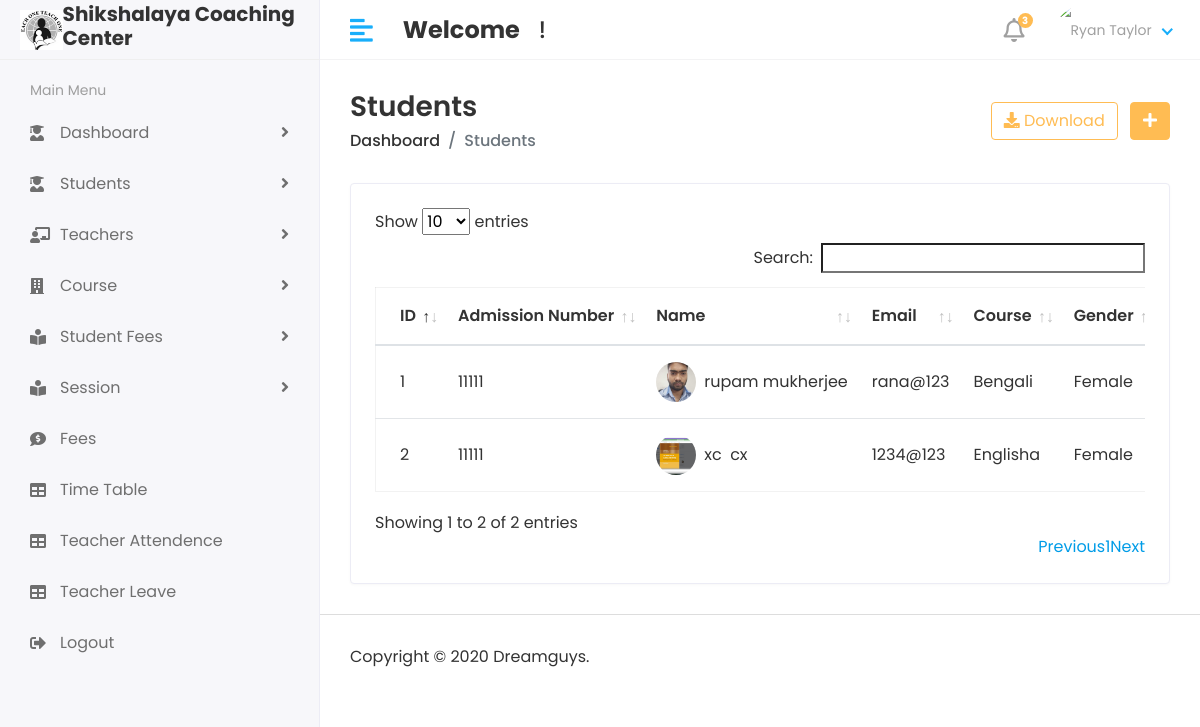
The page /Hod/Student/View on the database its author committed.
### shikshalaya_computer_app/models.py (models this page shows, shortened)
class Student(models.Model):
    admin = models.OneToOneField(CustomUser,on_delete=models.CASCADE)
    gender  = models.CharField(max_length=100)
    date_of_birth = models.CharField(max_length=100)
    Class = models.CharField(max_length=100)
    joining_date = models.CharField(max_length=100)
    mobile_number = models.IntegerField()
    admission_number = models.CharField(max_length=100)
    father_name = models.CharField(max_length=100)
    father_occupation = models.CharField(max_length=100)
    father_mobile = models.IntegerField()
    mother_name = models.CharField(max_length=100)
    mother_occupation = models.CharField(max_length=100)
    mother_mobile_number = models.IntegerField()
    present_address = models.TextField()
    perment_address = models.TextField()
    course_id = models.ForeignKey(Course,on_delete=models.DO_NOTHING)
    session_start = models.CharField(max_length=100)
    session_end =models.CharField(max_length=100)
    course_fees = models.IntegerField()
    created_at = models.DateTimeField(auto_now_add=True)
    updated_at = models.DateTimeField(auto_now=True)

class CustomUser(AbstractUser):
    USER = (
        (1,'HOD'),
        (2,'STAFF'),
        (3,'STUDENT')
    )
    user_type =  models.CharField(choices=USER,max_length=50,default=1)
    profile_pic = models.ImageField(upload_to='media/profile_pic')

class Course(models.Model):
    name = models.CharField(max_length=100)
    created_at = models.DateTimeField(auto_now_add=True)
    updated_at = models.DateTimeField(auto_now=True)

### student_management_system/Hod_views.py (the view)
# urls.py: path('Hod/Student/View',Hod_views.VIEW_STUDENT,name='view_student'),
def VIEW_STUDENT(request):
    student  = Student.objects.all()
    context = {
        'student':student
    }
    return render(request,'Hod/view_student.html',context)

### templates/Hod/view_student.html (shortened to what this page needs)
{% extends 'base.html' %}
{% block content %}
<div class="content container-fluid">
               <div class="page-header">
                  <div class="row align-items-center">
                     <div class="col">
                        <h3 class="page-title">Students</h3>
                        <ul class="breadcrumb">
                           <li class="breadcrumb-item"><a href="index.html">Dashboard</a></li>
                           <li class="breadcrumb-item active">Students</li>
                        </ul>
                     </div>
                     <div class="col-auto text-right float-right ml-auto">
                        <a href="#" class="btn btn-outline-primary mr-2"><i class="fas fa-download"></i> Download</a>
                        <a href="add-student.html" class="btn btn-primary"><i class="fas fa-plus"></i></a>
                     </div>
                  </div>
               </div>
               <div class="row">
                  <div class="col-sm-12">
                     <div class="card card-table">
                        <div class="card-body">
                           <div class="table-responsive">
                              <table  id="table_id" class="table table-hover table-center mb-0 ">
                                 <thead>
                                    <tr>
                                       <th>ID</th>
                                       <th>Admission Number</th>
                                       <th>Name</th>
                                       <th>Email</th>
                                       <th>Course</th>
                                       <th>Gender</th>
                                    </tr>
                                 </thead>
                                 <tbody>
                                 {% for i in student %}
                                    <tr>
                                       <td>{{i.id}}</td>
                                       <td>{{i.admission_number}}</td>
                                       <td>
                                          <h2 class="table-avatar">
                                             <a href="{% url 'detail_student' i.id %}" class="avatar avatar-sm mr-2"><img class="avatar-img rounded-circle" src="/{{i.admin.profile_pic}}" alt="User Image"></a>
                                             <a href="{% url 'detail_student' i.id %}">{{i.admin.first_name}}&nbsp;{{i.admin.last_name}}</a>
                                          </h2>
                                       </td>
                                       <td>{{i.admin.email}}</td>
                                       <td>{{i.course_id.name}}</td>
                                       <td>{{i.gender}}</td>
                                    </tr>
                                 {% endfor %}
                                 </tbody>
                              </table>
                           </div>
                        </div>
                     </div>
                  </div>
               </div>
            </div>
{% endblock %}

### templates/base.html (shortened to what this page needs)
<!DOCTYPE html>
<html lang="en">
{% load static %}
   <head>
      <link rel="stylesheet" href="{% static 'assets/plugins/bootstrap/css/bootstrap.min.css' %}">
      <link rel="stylesheet" href="{% static 'assets/plugins/fontawesome/css/fontawesome.min.css' %}">
      <link rel="stylesheet" href="{% static 'assets/plugins/fontawesome/css/all.min.css' %}">
      <link rel="stylesheet" href="{% static 'assets/css/style.css' %}">
       <link rel="stylesheet" href="{% static 'assets/plugins/datatables/datatables.min.css' %}">
   </head>
   <body>
         <div class="main-wrapper">
            {% include 'Includes/header.html' %}
            {% include 'Includes/sidebar.html' %}
            <div class="page-wrapper">
               {% block content %}
               {% endblock  %}
               {% include 'Includes/footer.html' %}
            </div>
   </body>
</html>

### templates/Includes/header.html (shortened to what this page needs)
{% load static %}
<div class="header">
    <div class="header-left">
       <a href="index.html" class="logo">
       <img src="{% static 'assets/img/logo.png' %}" alt="Logo">
       </a>
       <h5><strong>Shikshalaya Coaching Center</strong>&nbsp;&nbsp;</h5>
    </div>
    <a href="javascript:void(0);" id="toggle_btn">
    <i class="fas fa-align-left"></i>
    </a>
    <div class="top-nav-search mt-3">
       <h4><strong>Welcome</strong>&nbsp;<span>{{user.first_name}} {{ user.last_name }}</span>&nbsp;!</h4>
    </div>
    <ul class="nav user-menu">
       <li class="nav-item dropdown noti-dropdown">
          <a href="#" class="dropdown-toggle nav-link" data-toggle="dropdown">
          <i class="far fa-bell"></i> <span class="badge badge-pill">3</span>
          </a>
       </li>
       <li class="nav-item dropdown has-arrow">
          <a href="#" class="dropdown-toggle nav-link" data-toggle="dropdown">
             {% if user.profile_pic  == ""  %}
              <span class="user-img"><img class="rounded-circle" src="{% static 'assets/img/no_image.png' %}" width="31" alt="Ryan Taylor"></span>
             {% else %}
          <span class="user-img"><img class="rounded-circle" src="/{{user.profile_pic}}" width="31" alt="Ryan Taylor"></span>
             {% endif %}
          </a>
       </li>
    </ul>
 </div>

### templates/Includes/sidebar.html (shortened to what this page needs)
{% load static %}
<div class="sidebar" id="sidebar">
    <div class="sidebar-inner slimscroll">
       <div id="sidebar-menu" class="sidebar-menu">
          <ul>
             <li class="menu-title">
                <span>Main Menu</span>
             </li>
             <li >
                <a href="{% url 'hod_home' %}"><i class="fas fa-user-graduate"></i> <span> Dashboard</span> <span class="menu-arrow"></span></a>
             </li>
             <li class="submenu">
                <a href="#"><i class="fas fa-user-graduate"></i> <span> Students</span> <span class="menu-arrow"></span></a>
             </li>
             <li class="submenu">
                <a href="#"><i class="fas fa-chalkboard-teacher"></i> <span> Teachers</span> <span class="menu-arrow"></span></a>
             </li>
             <li class="submenu">
                <a href="#"><i class="fas fa-building"></i> <span> Course</span> <span class="menu-arrow"></span></a>
             </li>
             <li class="submenu">
                <a href="#"><i class="fas fa-book-reader"></i> <span> Student Fees</span> <span class="menu-arrow"></span></a>
             </li>
             <li class="submenu">
                <a href="#"><i class="fas fa-book-reader"></i> <span> Session</span> <span class="menu-arrow"></span></a>
             </li>
             <li>
                <a href="fees.html"><i class="fas fa-comment-dollar"></i> <span>Fees</span></a>
             </li>
             <li>
                <a href="time-table.html"><i class="fas fa-table"></i> <span>Time Table</span></a>
             </li>
             <li>
                <a href="time-table.html"><i class="fas fa-table"></i> <span>Teacher Attendence</span></a>
             </li>
             <li>
                <a href="time-table.html"><i class="fas fa-table"></i> <span>Teacher Leave</span></a>
             </li>
             <li>
                <a href="time-table.html"><i class="fas fa-sign-out-alt"></i> <span>Logout</span></a>
             </li>
          </ul>
       </div>
    </div>
 </div>

### templates/Includes/footer.html
{% load static %}
    <footer>
           <p>Copyright © 2020 Dreamguys.</p>
    </footer>
</div>

### rows shown on the page
Student: id "1", admission_number "11111", admin.profile_pic (picture), admin.first_name "rupam", admin.last_name "mukherjee", admin.email "rana@123", course_id.name "Bengali", gender "Female"
Student: id "2", admission_number "11111", admin.profile_pic (picture), admin.first_name "xc", admin.last_name "cx", admin.email "1234@123", course_id.name "Englisha", gender "Female"
